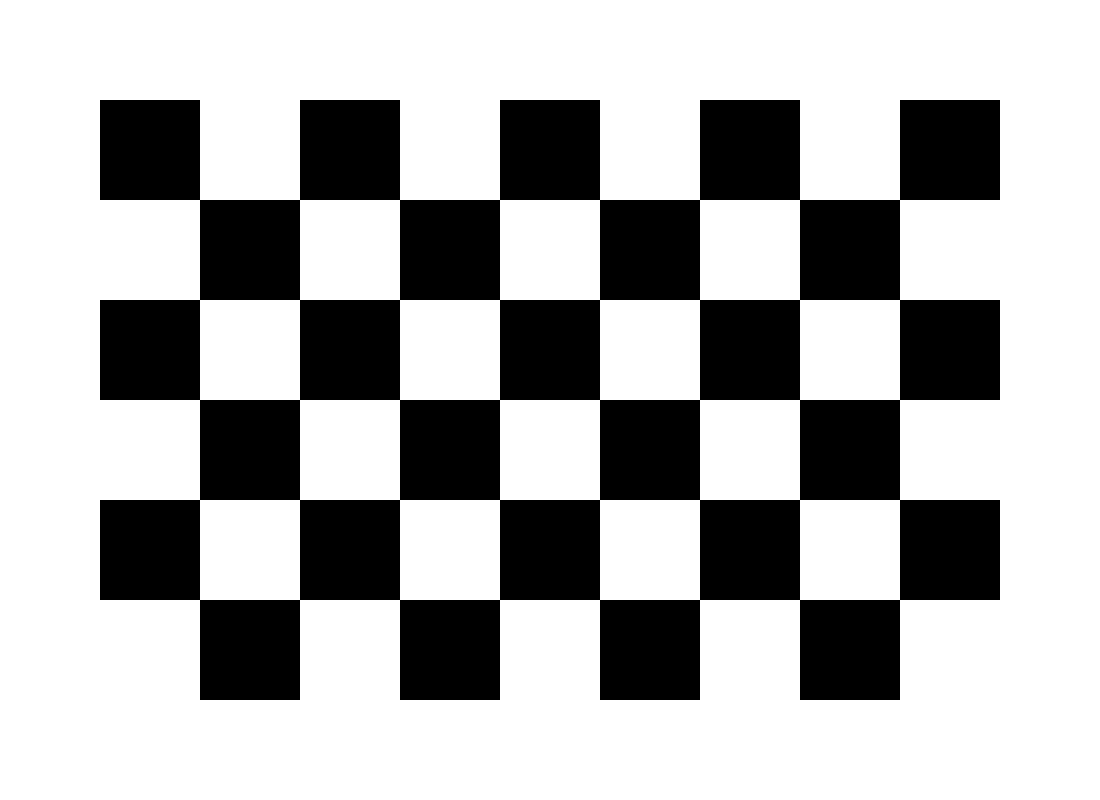
#> input picture calibration/checkerboard_9x6.png, 2200 x 1600 px (shown at 1/2 size)
$ python -i tracker.py   (imports and definitions only)
#> lines starting #> are read from the running program, lines starting #| are printed output that depends on the picture; after the words box and inside, x2 and y2 are one past the last pixel; in counts of white or black regions, pixels touching at a corner belong together
# vision/tracker.py
# Ground tracker: Harris corners + Lucas-Kanade + forward-backward check + RANSAC.
#
# ======================= TEAM SIGN CONVENTION (read this!) =======================
#  shift_px = how far the DRONE (camera) has moved AWAY FROM HOME, in pixels,
#             in the CURRENT image's axes:  +x = image right,  +y = image down.
#  to_north_east() turns shift_px into metres:  +north, +east.
#  Assumes the camera looks straight down with the TOP of the image toward the
#  drone's nose.
#  Hand test: slide the camera to ITS RIGHT over a table -> shift_px x goes UP (+).
# ==================================================================================
#
# How to run the demo:
#   python -m vision.tracker            -> webcam (point it at the floor/table)
#   python -m vision.tracker video.mp4  -> a video file
# Keys:  r = save HOME (reference)   q = quit

# -------------------------------------------------------------------------------------
# IN PLAIN WORDS (for non-technical readers)
#   When home is saved, the tracker picks ~300 sharp "corners" on the ground picture
#   (pebbles, edges, marks). In every new frame it finds those same corners again, throws
#   away any that don't come back cleanly (forward-backward check) or don't move like the
#   rest (RANSAC), and from the ones that agree works out how far the drone has slid and
#   turned since home. Output: a pixel shift that to_north_east() turns into metres.
# REFERENCES
#   - Harris & Stephens, "A Combined Corner and Edge Detector", Alvey Vision Conf. 1988.
#   - Lucas & Kanade, "An Iterative Image Registration Technique with an Application to
#     Stereo Vision", IJCAI 1981; Bouguet, "Pyramidal Implementation of the Lucas Kanade
#     Feature Tracker", Intel 2000.
#   - Kalal, Mikolajczyk, Matas, "Forward-Backward Error: Automatic Detection of Tracking
#     Failures", ICPR 2010.
#   - Fischler & Bolles, "Random Sample Consensus", Comm. ACM 1981.
#   - Extended (not changed) by vision/rolling_shutter.py (RollingShutterTracker).
# -------------------------------------------------------------------------------------

import math
import os
import sys
import time
from dataclasses import dataclass, field

import cv2
import numpy as np

# ---------------- Settings you can tune ----------------
MAX_CORNERS = 300        # how many Harris corners to keep in the home image
GRID = (4, 4)            # split image into 4x4 cells so corners are spread out
HARRIS_K = 0.04          # Harris "k" (0.04-0.06 is the usual range)
HARRIS_QUALITY = 0.001   # Harris-specific! (Shi-Tomasi values like 0.01 are too strict for Harris)
MIN_DISTANCE = 10        # corners must be at least this many pixels apart
BLOCK_SIZE = 7           # neighbourhood size Harris looks at
BORDER = 15              # ignore corners this close to the image edge

LK_PARAMS = dict(
    winSize=(21, 21),    # patch size LK matches (bigger = handles bigger moves, slower)
    maxLevel=3,          # pyramid levels (3 -> handles roughly 15x bigger motion)
    criteria=(cv2.TERM_CRITERIA_EPS | cv2.TERM_CRITERIA_COUNT, 30, 0.01),
    minEigThreshold=1e-4,  # LK gives up on flat, textureless patches
)
FB_MAX_ERROR_PX = 1.0    # forward-backward check: point must come back within 1 px
RANSAC_THRESH_PX = 2.0   # RANSAC: a point is an "inlier" if it fits within 2 px
MIN_POINTS = 8           # need at least this many points to try RANSAC
MIN_INLIERS_TO_UPDATE = 15  # only trust a result enough to use it as the next prediction
# Used only if calib.npz is missing. Justice D datasheet: 1280x720, horizontal FOV 114 deg.
# Focal length in pixels = (image width / 2) / tan(HFOV / 2), so it depends on the width
# we track at: ~416 px at 1280 wide, ~208 px at the 640 wide frames vision_hold.py uses.
DEFAULT_HFOV_DEG = 114.0


def focal_from_fov(width_px, hfov_deg=DEFAULT_HFOV_DEG):
    """Pinhole focal length (pixels) of a camera with this horizontal field of view."""
    return (width_px / 2) / math.tan(math.radians(hfov_deg) / 2)


DEFAULT_FOCAL_PX = focal_from_fov(640)   # ~208 px: the 640x360 frames we fly with


# ---------------- The result the tracker hands to everyone else ----------------
@dataclass
class TrackResult:
    t_capture: float                 # when the frame was GRABBED (time.time() seconds)
    attitude: tuple = None           # (roll, pitch, yaw) in radians AT t_capture (for tilt cancel)
    ok: bool = False                 # did we get a transform at all?
    shift_px: tuple = None           # (dx, dy) drone movement from home, see convention above
    rotation_deg: float = 0.0        # how much the ground image has rotated since home
    scale: float = 1.0               # >1 = ground looks bigger = drone is lower than at home
    n_ref: int = 0                   # corners saved in the home image
    n_tracked: int = 0               # LK found them in this frame
    n_fb_ok: int = 0                 # ...and they passed the forward-backward check
    n_inliers: int = 0               # ...and RANSAC agreed with them
    fb_median_px: float = 99.0       # typical forward-backward error of the good points
    inlier_pts: np.ndarray = field(default_factory=lambda: np.empty((0, 2), np.float32))
    reason: str = ""                 # why it failed (empty if ok)


# [63 lines left out: functions calibration_size, load_calibration, to_north_east, not called in this run]


def _per_cell_detect():
    """BETAFLIGHT CHANGE: config.CORNERS_PER_CELL (read at call time so --set and tests can switch it)."""
    try:
        import config
        return bool(getattr(config, "CORNERS_PER_CELL", False))
    except ImportError:
        return False


# [7 lines left out: function _is_still, not called in this run]


class GroundTracker:
    def __init__(self, K=None, dist=None, point_filter=None):
        self.K = K
        self.dist = dist
        # Feature filter (vision/feature_filter.py): keeps home corners off the drone's own
        # props/arms, burned-in OSD text and glare. None = off = the tracker behaves exactly
        # as before. vision_hold.py switches it on with feature_filter.attach(tracker, health).
        self.point_filter = point_filter
        self.ref_gray = None     # the HOME image
        self.ref_pts = None      # Harris corners in the home image, shape (N,1,2)
        self.ref_und = None      # same corners with lens distortion removed
        self.M_last = np.eye(2, 3, dtype=np.float64)  # last good home->now transform
        self.centre = None       # (cx, cy) optical centre in pixels
        # BETAFLIGHT CHANGE (vision/frozen.py): home points to leave out (attached to us: shoes, legs, own legs),
        # and where every home point was found in the last frame. None = off = exactly the old behaviour.
        self.exclude = None
        self.last_cur = self.last_valid = None
        self.reject_static = False   # BETAFLIGHT CHANGE: True while the IMU says "we are being carried" (bench):
                                     # a "nothing moved" answer is then checked against the second-best motion

    # ---------- Step 1: Harris corners, spread across the whole image ----------
    def _detect_harris(self, gray):
        h, w = gray.shape
        mask = np.zeros_like(gray)
        mask[BORDER:h - BORDER, BORDER:w - BORDER] = 255   # skip the edges
        if self.point_filter is not None:                  # skip props / arms / OSD text too
            static = self.point_filter.mask_for(gray.shape)
            if static is not None:
                mask = cv2.bitwise_and(mask, static)

        per_cell = max(1, MAX_CORNERS // (GRID[0] * GRID[1]))
        # Ask for LOTS of Harris corners (strongest first)...
        corners = cv2.goodFeaturesToTrack(
            gray, maxCorners=MAX_CORNERS * 4, qualityLevel=HARRIS_QUALITY,
            minDistance=MIN_DISTANCE, mask=mask, blockSize=BLOCK_SIZE,
            useHarrisDetector=True, k=HARRIS_K)
        if _per_cell_detect():
            # BETAFLIGHT CHANGE: top up STARVED cells. The search above takes the strongest corners of the whole
            # picture first, so one strongly textured area (the holder's trousers, shoes, a bag) can take them all
            # and leave a plain floor with none (tests/test_frozen.py: 144 of 144 on the legs). A cell that got
            # fewer than a third of its share is searched again on its OWN strength scale. Cells that were fine are
            # untouched (searching every cell that way added weak, noisy corners: climb test drift 15 -> 31 cm).
            have = {}
            for c in (corners if corners is not None else []):
                x, y = c.ravel()
                cell = (int(x * GRID[0] / w), int(y * GRID[1] / h))
                have[cell] = have.get(cell, 0) + 1
            extra, pad = [], BLOCK_SIZE
            for gy in range(GRID[1]):
                for gx in range(GRID[0]):
                    if have.get((gx, gy), 0) >= max(1, per_cell // 3):
                        continue
                    x0, x1 = gx * w // GRID[0], (gx + 1) * w // GRID[0]
                    y0, y1 = gy * h // GRID[1], (gy + 1) * h // GRID[1]
                    X0, Y0, X1, Y1 = max(0, x0 - pad), max(0, y0 - pad), min(w, x1 + pad), min(h, y1 + pad)
                    sub = np.zeros((Y1 - Y0, X1 - X0), np.uint8)
                    sub[y0 - Y0:y1 - Y0, x0 - X0:x1 - X0] = mask[y0:y1, x0:x1]
                    if not sub.any():
                        continue
                    c = cv2.goodFeaturesToTrack(
                        np.ascontiguousarray(gray[Y0:Y1, X0:X1]), maxCorners=per_cell * 2, qualityLevel=HARRIS_QUALITY,
                        minDistance=MIN_DISTANCE, mask=sub, blockSize=BLOCK_SIZE, useHarrisDetector=True, k=HARRIS_K)
                    if c is not None:
                        extra.append(c + np.float32([X0, Y0]))
            if extra:
                corners = np.concatenate(([corners] if corners is not None else []) + extra)
        if corners is None:
            return np.empty((0, 1, 2), np.float32)
        if self.point_filter is not None:                  # drop corners on glare
            corners = corners[self.point_filter.keep(gray, corners.reshape(-1, 2))]
            if len(corners) == 0:
                return np.empty((0, 1, 2), np.float32)

        # ...then keep only the best few in each grid cell, so they cover the image.
        cell_count = {}
        kept = []
        for c in corners:                         # already sorted strongest -> weakest
            x, y = c.ravel()
            cell = (int(x * GRID[0] / w), int(y * GRID[1] / h))
            if cell_count.get(cell, 0) < per_cell:
                cell_count[cell] = cell_count.get(cell, 0) + 1
                kept.append(c)
        pts = np.array(kept, dtype=np.float32).reshape(-1, 1, 2)

        # Refine each corner to sub-pixel accuracy (from the Harris tutorial)
        crit = (cv2.TERM_CRITERIA_EPS | cv2.TERM_CRITERIA_COUNT, 30, 0.01)
        cv2.cornerSubPix(gray, pts, (5, 5), (-1, -1), crit)
        return pts

    def _undistort(self, pts):
        """Remove lens bending so straight lines on the ground stay straight."""
        if self.K is None or self.dist is None or len(pts) == 0:
            return pts.reshape(-1, 2)
        return cv2.undistortPoints(pts.reshape(-1, 1, 2), self.K, self.dist, P=self.K).reshape(-1, 2)

    # ---------- Save HOME ----------
    def set_reference(self, gray):
        h, w = gray.shape
        if self.K is None:   # no calibration: datasheet focal length for THIS image width
            f = focal_from_fov(w)
            self.K = np.array([[f, 0, w / 2], [0, f, h / 2], [0, 0, 1]])
        self.centre = (self.K[0, 2], self.K[1, 2])   # calibrated centre, not w/2, h/2
        self.ref_gray = gray.copy()
        self.ref_pts = self._detect_harris(gray)
        self.ref_und = self._undistort(self.ref_pts)
        self.M_last = np.eye(2, 3, dtype=np.float64)  # at home, nothing has moved
        self.exclude = self.last_cur = self.last_valid = None   # BETAFLIGHT CHANGE: new home, new list
        return len(self.ref_pts)

    def relock(self, M):
        """recovery.py calls this with a home->now transform found by ORB."""
        self.M_last = np.asarray(M, dtype=np.float64).reshape(2, 3)

    @property
    def focal_px(self):
        return (self.K[0, 0] + self.K[1, 1]) / 2 if self.K is not None else DEFAULT_FOCAL_PX

    # ---------- Steps 2-5: track one new frame ----------
    # [132 lines left out: functions track, main, not called in this run]


# [2 lines not run here, left out]

>>> import cv2
>>> picture = cv2.imread('../calibration/checkerboard_9x6.png', cv2.IMREAD_GRAYSCALE)
#> picture: shape (1600, 2200); 69.3% white; 1 black region, box (x1, y1, x2, y2) and area: (200, 200, 2000, 1400) 1080000
>>> result = GroundTracker().set_reference(picture)
#> in _detect_harris, `corners = cv2.goodFeaturesToTrack( gray, maxCorners=MAX_CORNERS * 4, q..`: corners = 68 rows, first 8: [1797, 1397], [1602, 1397], [1397, 1397], [1202, 1397], [997, 1397], [802, 1397], [597, 1397], [402, 1397]
#> the loop in _detect_harris, `for c in (corners if corners is not None else []):` made 68 passes
#> (x, y, cell) on passes 1 to 12: (1797, 1397, (3, 3)), (1602, 1397, (2, 3)), (1397, 1397, (2, 3)), (1202, 1397, (2, 3)), (997, 1397, (1, 3)), (802, 1397, (1, 3)), (597, 1397, (1, 3)), (402, 1397, (0, 3)), (1997, 1197, (3, 2)), (202, 1197, (0, 2)), (1997, 1002, (3, 2)), (202, 1002, (0, 2))
#> after the loop in _detect_harris, `for c in (corners if corners is not None else []):`: have = 16 items
#> after the loop in _detect_harris, `for gy in range(GRID[1]):`:
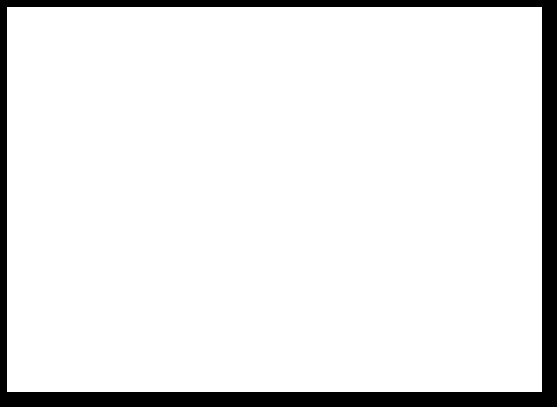
#> sub: shape (407, 557); 90.9% white; 1 black region, box (x1, y1, x2, y2) and area: (0, 0, 557, 407) 20724
#> after the loop in _detect_harris, `for gy in range(GRID[1]):`: extra = 10 items
#> in _detect_harris, `corners = np.concatenate(([corners] if corners is not None else []) + ..`: corners = 112 rows, first 8: [1797, 1397], [1602, 1397], [1397, 1397], [1202, 1397], [997, 1397], [802, 1397], [597, 1397], [402, 1397]
#> the loop in _detect_harris, `for c in corners:` made 112 passes
#> (x, y) on passes 61 to 72: (1802, 402), (1602, 402), (1402, 402), (1202, 402), (1002, 402), (802, 402), (602, 402), (402, 402), (202, 397), (397, 202), (202, 202), (402, 399)
#> after the loop in _detect_harris, `for c in corners:`: cell_count = 16 items; kept = 112 items, first 6: [[1797, 1397]], [[1602, 1397]], [[1397, 1397]], [[1202, 1397]], [[997, 1397]], [[802, 1397]]
#> in _detect_harris, `pts = np.array(kept, dtype=np.float32).reshape(-1, 1, 2)`: pts has the same summary as corners
#> in set_reference, `self.ref_pts = self._detect_harris(gray)`: self.ref_pts = 112 rows, first 8: [1799.4, 1399.4], [1599.6, 1399.4], [1399.4, 1399.4], [1199.6, 1399.4], [999.4, 1399.4], [799.6, 1399.4], [599.4, 1399.4], [399.6, 1399.4]
#> in set_reference, `self.ref_und = self._undistort(self.ref_pts)`: self.ref_und = 112 pairs, first value 199.6 to 1999.4, second value 199.6 to 1399.4
#> in set_reference, `self.M_last = np.eye(2, 3, dtype=np.float64)`: self.M_last = [[1, 0, 0], [0, 1, 0]]
#> result = 112
